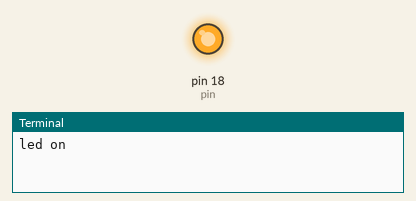
Simulated run of this program. Board: Raspberry Pi (header pin numbers). On the bench: output pins drawn as LEDs (lit = HIGH), the last lines printed to the terminal.

Above: at 1.0 s.
At 3.0 s:
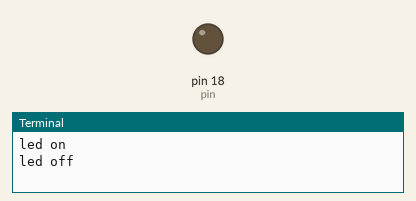
Timing chart, 0 to 5.2 s (numbered marks = the images above):
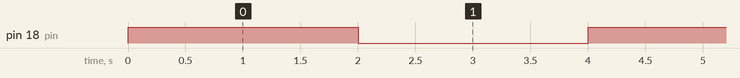

The program:

blinky.py
```python
import RPi.GPIO as GPIO # Import Raspberry Pi GPIO library
from time import sleep # Import the sleep function from the time module

pin = 18

GPIO.setwarnings(False) # Ignore warning for now
GPIO.setmode(GPIO.BOARD) # Use physical pin numbering
GPIO.setup(pin, GPIO.OUT, initial=GPIO.LOW) # Set pin 8 to be an output pin and set initial value to low (off)

while True: # Run forever
 GPIO.output(pin, GPIO.HIGH) # Turn on
 print('led on')
 sleep(2) # Sleep for 1 second

 GPIO.output(pin, GPIO.LOW) # Turn off
 print('led off')
 sleep(2) # Sleep for 1 second
```

Measured:
- by itself, pin 18 (pin): alternates HIGH for 2.0 s and LOW for 2.0 s
